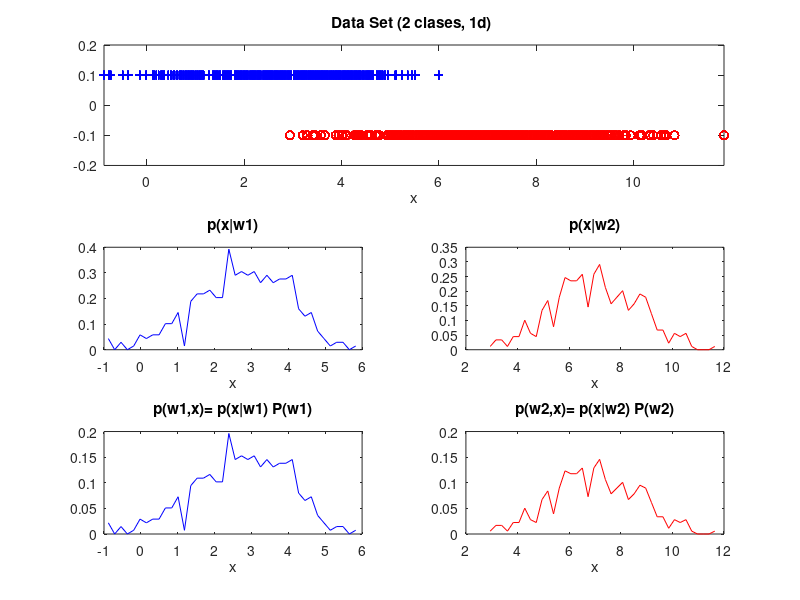

Recreate this plot in MATLAB.
clc; clearvars ; close all;
randn('seed',1);

% Generar Datos Clase 1 (d=1)
ND1=400; % N�mero vectores 
mu1 = 3; % Promedio
SIG1 = 1.5; % Varianza
r1 = mvnrnd(mu1,SIG1,ND1); %data set Clase 1
minr1=min(r1);maxr1=max(r1);

% Generar Datos Clase 2 (d=1)
ND2=400; % N�mero vectores
mu2 = 7;
SIG2 = 2.5;
r2 = mvnrnd(mu2,SIG2,ND2); %data set Clase 2
minr2=min(r2);maxr2=max(r2);

% Probabilidad a priori de clases 
Pw1=ND1/(ND1+ND2); Pw2=ND2/(ND1+ND2); 

%Visualizaci�n
subplot(3,2,1:2);
plot(r1, 0.1*ones(ND1),'b+',r2,-0.1*ones(ND2),'ro'); xlabel('x');
axis([min([minr1 minr2]) max([maxr1 maxr2]) -0.2 0.2]); title('Data Set (2 clases, 1d) ')

%% DENSIDADES DE PROBABILIDAD CONDICIONAL DE CLASE p(x|w)
%p(x|w1)
% n�mero bins y particionamiento eje horizontal
%Nbin=ND1/20;
Nbin=ND1/10;
delta1=(maxr1-minr1)/Nbin; %longitud bin
eje1=[minr1: delta1 : maxr1-delta1];
pxw1a=hist(r1,Nbin)/(delta1*ND1); % Se divide por delta para obtener la densidad de probabilidad
%pxw1 = medfilt1(pxw1a,3); %;%filtro mediana
pxw1 =pxw1a;
subplot(3,2,3);
plot(eje1,pxw1,'b');title('p(x|w1)');xlabel('x');

%p(x|w2)
% n�mero bins y particionamiento eje horizontal
%Nbin=ND2/20;
Nbin=ND2/10;
delta2=(maxr2-minr2)/Nbin;%longitud bin
eje2=[minr2: delta2 : maxr2-delta2];
pxw2a=hist(r2,Nbin)/(delta2*ND2);
%pxw2 = medfilt1(pxw2a,3);
pxw2=pxw2a;
subplot(3,2,4); 
plot(eje2,pxw2,'r');title('p(x|w2)');xlabel('x');


%% DENSIDAD DE PROBABILIDAD CONJUNTA p(w,x)= p(x|w) P(w)
%Pw1=0.5; Pw2=0.5; % Probabilidad a priori de clases 
%p(w1,x)
pw1x=pxw1*Pw1;
subplot(3,2,5);
plot(eje1,pw1x,'b');title('p(w1,x)= p(x|w1) P(w1)');xlabel('x');
%p(w2,x)
pw2x=pxw2*Pw2;
subplot(3,2,6);
plot(eje2,pw2x,'r');title('p(w2,x)= p(x|w2) P(w2)');xlabel('x');










